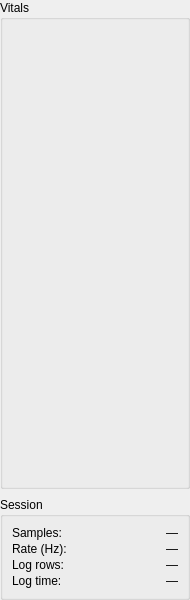
<?xml version="1.0" encoding="UTF-8"?>
<ui version="4.0">
 <class>VitalsPanel</class>
 <widget class="QWidget" name="VitalsPanel">
  <property name="geometry">
   <rect>
    <x>0</x>
    <y>0</y>
    <width>190</width>
    <height>600</height>
   </rect>
  </property>
  <layout class="QVBoxLayout" name="outer_layout">
   <property name="spacing">
    <number>8</number>
   </property>
   <property name="leftMargin">
    <number>0</number>
   </property>
   <property name="topMargin">
    <number>0</number>
   </property>
   <property name="rightMargin">
    <number>0</number>
   </property>
   <property name="bottomMargin">
    <number>0</number>
   </property>
   <item>
    <widget class="QGroupBox" name="vitals_group">
     <property name="title">
      <string>Vitals</string>
     </property>
     <layout class="QVBoxLayout" name="vitals_layout">
      <property name="spacing">
       <number>8</number>
      </property>
      <!-- VitalCard placeholders — promoted at runtime, inserted by Python -->
      <item>
       <widget class="QFrame" name="card_hr_placeholder">
        <property name="minimumHeight">
         <number>80</number>
        </property>
        <property name="frameShape">
         <enum>QFrame::Shape::StyledPanel</enum>
        </property>
       </widget>
      </item>
      <item>
       <widget class="QFrame" name="card_spo2_placeholder">
        <property name="minimumHeight">
         <number>80</number>
        </property>
        <property name="frameShape">
         <enum>QFrame::Shape::StyledPanel</enum>
        </property>
       </widget>
      </item>
      <item>
       <widget class="QFrame" name="card_rr_placeholder">
        <property name="minimumHeight">
         <number>80</number>
        </property>
        <property name="frameShape">
         <enum>QFrame::Shape::StyledPanel</enum>
        </property>
       </widget>
      </item>
      <item>
       <widget class="QFrame" name="card_temp_placeholder">
        <property name="minimumHeight">
         <number>80</number>
        </property>
        <property name="frameShape">
         <enum>QFrame::Shape::StyledPanel</enum>
        </property>
       </widget>
      </item>
      <item>
       <spacer name="vitals_spacer">
        <property name="orientation">
         <enum>Qt::Orientation::Vertical</enum>
        </property>
        <property name="sizeHint" stdset="0">
         <size>
          <width>20</width>
          <height>8</height>
         </size>
        </property>
       </spacer>
      </item>
     </layout>
    </widget>
   </item>
   <item>
    <widget class="QGroupBox" name="session_group">
     <property name="title">
      <string>Session</string>
     </property>
     <layout class="QGridLayout" name="session_layout">
      <property name="spacing">
       <number>2</number>
      </property>
      <item row="0" column="0">
       <widget class="QLabel" name="lbl_samples_key">
        <property name="text">
         <string>Samples:</string>
        </property>
       </widget>
      </item>
      <item row="0" column="1">
       <widget class="QLabel" name="lbl_samples">
        <property name="text">
         <string>—</string>
        </property>
        <property name="alignment">
         <set>Qt::AlignmentFlag::AlignRight|Qt::AlignmentFlag::AlignVCenter</set>
        </property>
       </widget>
      </item>
      <item row="1" column="0">
       <widget class="QLabel" name="lbl_rate_key">
        <property name="text">
         <string>Rate (Hz):</string>
        </property>
       </widget>
      </item>
      <item row="1" column="1">
       <widget class="QLabel" name="lbl_rate">
        <property name="text">
         <string>—</string>
        </property>
        <property name="alignment">
         <set>Qt::AlignmentFlag::AlignRight|Qt::AlignmentFlag::AlignVCenter</set>
        </property>
       </widget>
      </item>
      <item row="2" column="0">
       <widget class="QLabel" name="lbl_log_rows_key">
        <property name="text">
         <string>Log rows:</string>
        </property>
       </widget>
      </item>
      <item row="2" column="1">
       <widget class="QLabel" name="lbl_log_rows">
        <property name="text">
         <string>—</string>
        </property>
        <property name="alignment">
         <set>Qt::AlignmentFlag::AlignRight|Qt::AlignmentFlag::AlignVCenter</set>
        </property>
       </widget>
      </item>
      <item row="3" column="0">
       <widget class="QLabel" name="lbl_log_time_key">
        <property name="text">
         <string>Log time:</string>
        </property>
       </widget>
      </item>
      <item row="3" column="1">
       <widget class="QLabel" name="lbl_log_time">
        <property name="text">
         <string>—</string>
        </property>
        <property name="alignment">
         <set>Qt::AlignmentFlag::AlignRight|Qt::AlignmentFlag::AlignVCenter</set>
        </property>
       </widget>
      </item>
     </layout>
    </widget>
   </item>
  </layout>
 </widget>
 <resources/>
 <connections/>
</ui>
